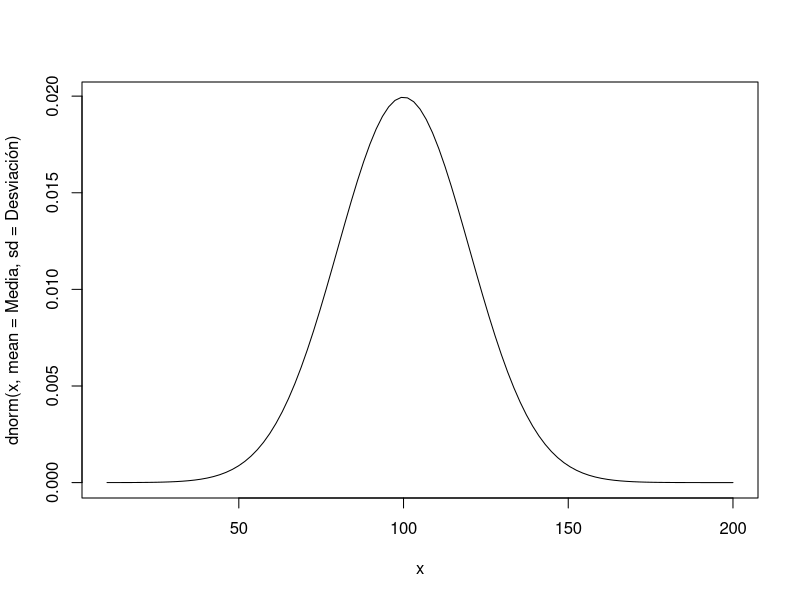
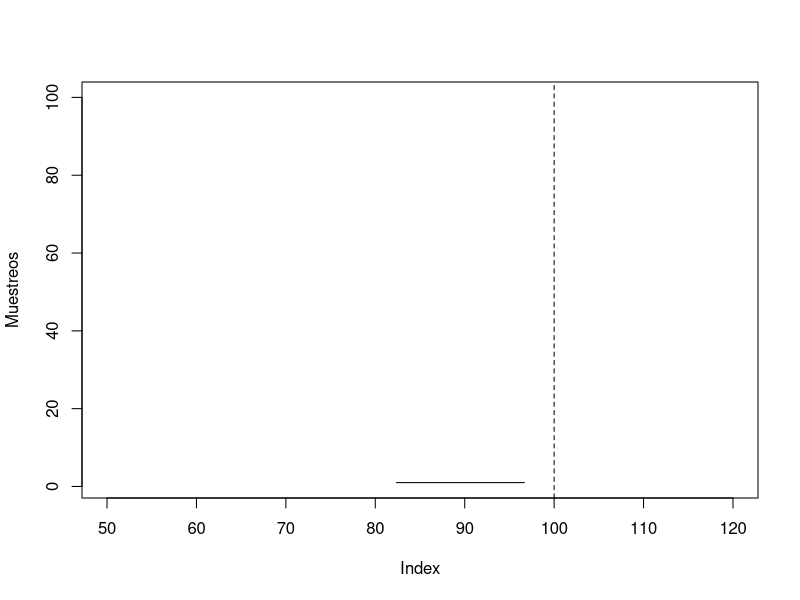
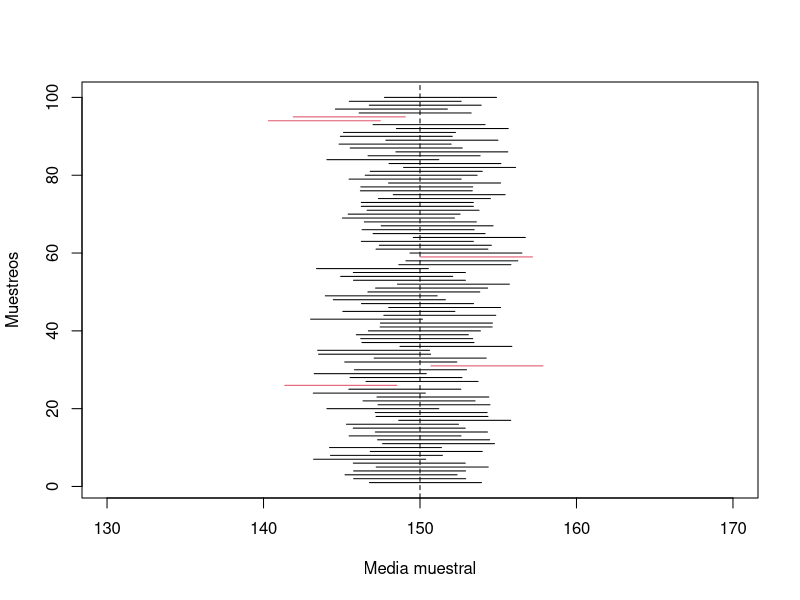

The R script that drew these images, in order:

## Intervalo de confianza para una muestra

# Parámetros poblacionales
Media <- 100
Desviación <- 20

curve(dnorm(x, mean = Media, sd = Desviación), xlim = c(10, 200))


## Obtener una muestra de tamaño 10

n <- 30 #tamaño de la muestra

muestra_1 <- rnorm(n, mean = Media, sd = Desviación)

mean(muestra_1)
sd(muestra_1)



## Construir el intervalo de confianza

# Nivel de confianza 95%

P_Z <- round(qnorm(1-0.05/2),2)

# Error estándar de la media
Desv.media <- Desviación/sqrt(n)

# Hallar el LIC y LSC

LIC <- mean(muestra_1)- P_Z*Desv.media
LSC <- mean(muestra_1)+ P_Z*Desv.media

# Intervalo

Intervalo <- as.matrix(c(round(LIC,2), round(LSC,2)))
class(Intervalo)


#Construir gráfica 

plot(1:100, type = "n",
    xlim = range(50, 120),
     ylab = "Muestreos")

abline(v = Media, lty = 2) ## la media poblacional.

segments(Intervalo[1,1],1, Intervalo[2,1], 1)



## Obtener varias muestras
set.seed(500)

Media <- 150
Desviación <- 10
cantidad_muestras <- 100
n <- 30 # Tamaño de la muestra

muestras <- replicate(cantidad_muestras,rnorm(n, mean = Media, sd = Desviación))



Calcular_Intervalos <- function(columna,Desviación,n,sig){
   
   muestra <- muestras[,columna]
   P_Z <- qnorm(1-sig/2)
   Desv.media <- Desviación/sqrt(n)
   
   # Hallar el LIC y LSC
   
   LIC <- mean(muestra)- P_Z*Desv.media
   LSC <- mean(muestra)+ P_Z*Desv.media  

   # Intervalo
   
   Intervalo <-c(round(LIC,2), round(LSC,2))
   
}

#Construir el listado de intervalos

listado_intervalos <- matrix(rep(0,200), nrow = 2)

for (i in 1:100) {
 listado_intervalos[,i] <-  Calcular_Intervalos(i,Desviación = Desviación,n = n,sig = 0.05)
}

#Construir gráfica 

plot(1:100, type = "n",
     xlim = range(130, 170),
     ylab = "Muestreos",
     xlab= "Media muestral")

abline(v = Media, lty = 2) ## la media poblacional.

for (i in 1:cantidad_muestras) {
   cubierto <- Media <= listado_intervalos[2,i] & Media >= listado_intervalos[1,i]
    color <- ifelse(cubierto,1,2)
    segments(listado_intervalos[1,i],i, listado_intervalos[2,i],i, col = color )
}

# Inspeccionar los intervalos que no contienen el parámetro poblacional


Transponer_lista <- as.data.frame(t(listado_intervalos))
class(Transponer_lista)
colnames(Transponer_lista) <- c("LIC", "LSC")
Intervalos_no <- Transponer_lista[Transponer_lista$LIC<=Media &  Transponer_lista$LSC <= Media  | Transponer_lista$LIC >=Media &  Transponer_lista$LSC >= Media,]
Intervalos_no
